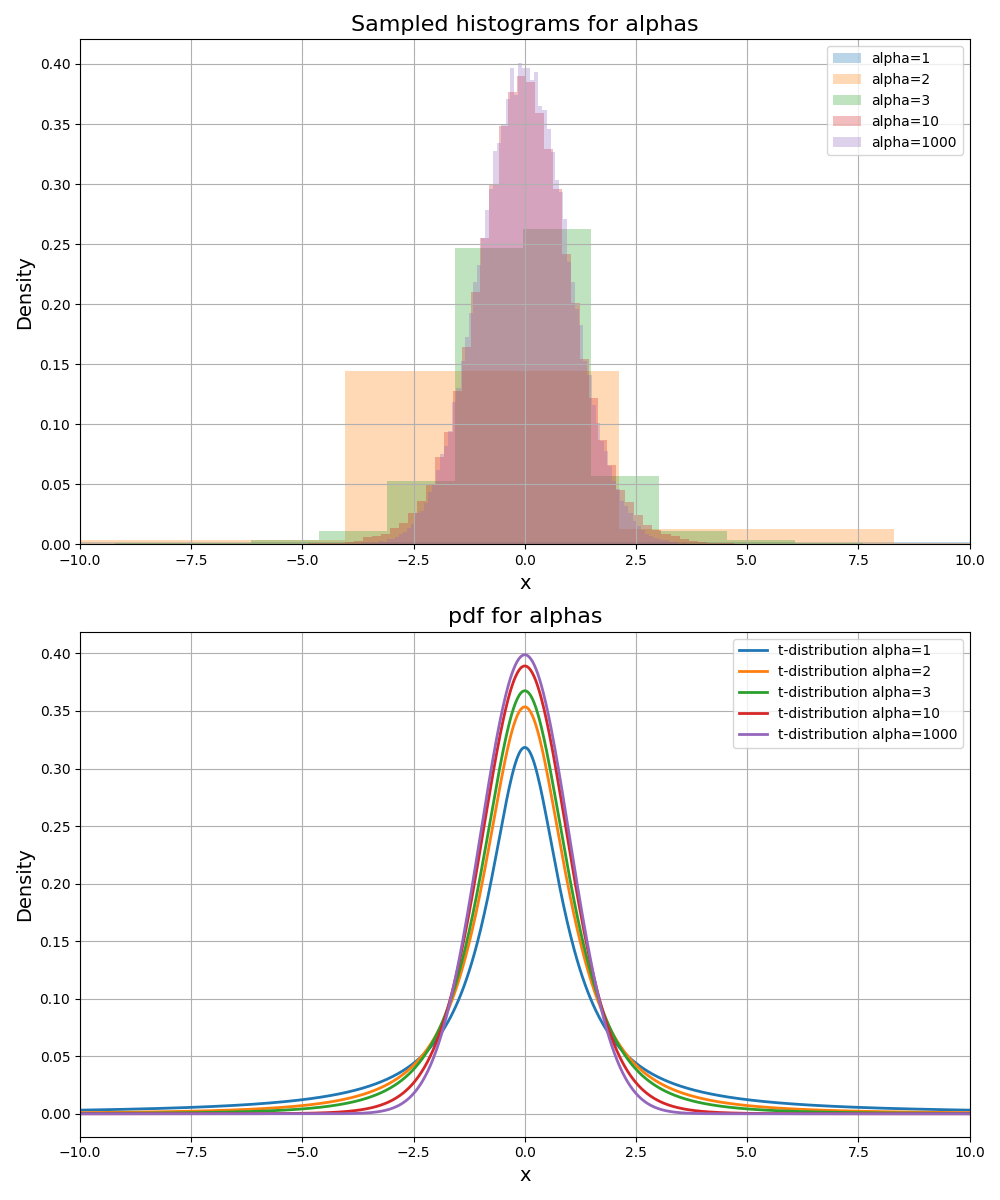

Write the Python code that produced this figure.
# import numpy as np
# import matplotlib.pyplot as plt
# from scipy.stats import gamma, t

# # Parameters
# n = int(1e5)
# alpha = 2.5 

# # Sampling tau from a gamma distribution
# tau_sample = gamma.rvs(a=alpha/2, scale=2/alpha, size=n)

# # Sampling x from a normal distribution with standard deviation depending on tau_sample
# x_sample = np.random.normal(loc=0, scale=np.sqrt(1/tau_sample), size=n)

# print(tau_sample)
# # Plotting the histogram of x_sample
# plt.hist(x_sample, bins=100, density=True, alpha=0.75, color='blue')

# # Generating values for the t-distribution line plot
# x_interval = np.linspace(min(x_sample), max(x_sample), 1000)
# t_values = t.pdf(x_interval, df=alpha)

# # Adding a line plot for the t-distribution
# plt.plot(x_interval, t_values, 'r-', linewidth=2)
# plt.title(f"distribution for alpha={alpha}")
# plt.savefig('t_student.png')

# # Show plot
# plt.show()

import numpy as np
import matplotlib.pyplot as plt
from scipy.stats import gamma, t

# Parameters
n = int(1e5)
alpha_values = (1,2,3,10,1000) # Varying alpha from 1 to 10

# Prepare the plot with two subplots
fig, axs = plt.subplots(2, 1, figsize=(10, 12))

for alpha in alpha_values:
    # Sampling tau from a gamma distribution
    tau_sample = gamma.rvs(a=alpha/2, scale=2/alpha, size=n)

    # Sampling x from a normal distribution with standard deviation depending on tau_sample
    x_sample = np.random.normal(loc=0, scale=np.sqrt(1/tau_sample), size=n)

    # Generating values for the t-distribution line plot
    x_interval = np.linspace(-10, 10, 1000)  # Narrowing the range for clarity
    t_values = t.pdf(x_interval, df=alpha)

    # Plotting the histogram of x_sample with alpha normalization
    axs[0].hist(x_sample, bins=100, density=True, alpha=0.3, label=f'alpha={alpha}')

    # Adding a line plot for the t-distribution
    axs[1].plot(x_interval, t_values, '-', linewidth=2, label=f't-distribution alpha={alpha}')

# Customize the histogram subplot
axs[0].set_title("Sampled histograms for alphas", fontsize=16)
axs[0].set_xlabel('x', fontsize=14)
axs[0].set_ylabel('Density', fontsize=14)
axs[0].set_xlim([-10, 10])  # Limiting the x-axis for better clarity
axs[0].grid(True)
axs[0].legend(loc='upper right')

# Customize the t-distribution subplot
axs[1].set_title("pdf for alphas", fontsize=16)
axs[1].set_xlabel('x', fontsize=14)
axs[1].set_ylabel('Density', fontsize=14)
axs[1].set_xlim([-10, 10])  # Limiting the x-axis for better clarity
axs[1].grid(True)
axs[1].legend(loc='upper right')

plt.tight_layout()
plt.savefig('t_student.png')

# Show plot
plt.show()

